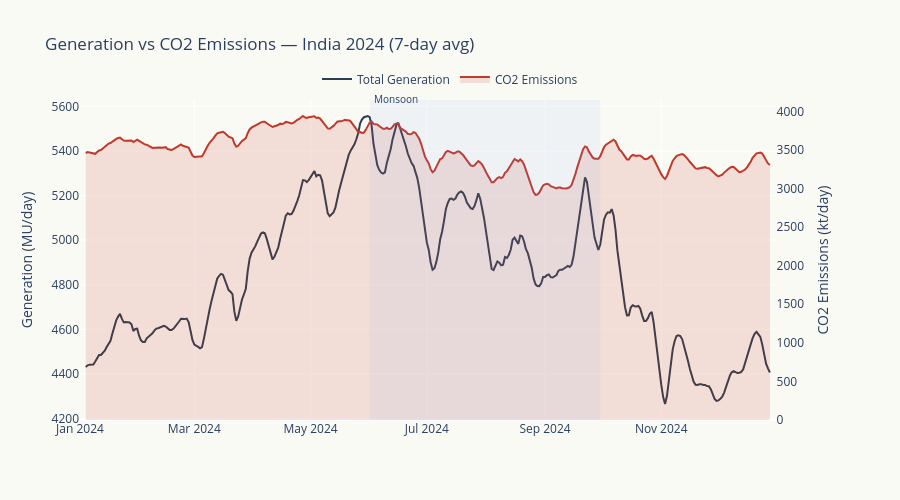

Notebook source saved alongside this figure:
### Code cell
# Dual-axis chart: Generation + CO2 Emissions
fig = make_subplots(specs=[[{"secondary_y": True}]])

smooth_total = df24.set_index('date')['total'].rolling(7, center=True).mean()
smooth_co2 = df24.set_index('date')['co2_total'].rolling(7, center=True).mean()

fig.add_trace(go.Scatter(
    x=smooth_total.index, y=smooth_total,
    name='Total Generation', mode='lines',
    line=dict(width=2, color='#2C3E50'),
    hovertemplate='Generation: %{y:.0f} MU<extra></extra>',
), secondary_y=False)

fig.add_trace(go.Scatter(
    x=smooth_co2.index, y=smooth_co2,
    name='CO2 Emissions', mode='lines',
    line=dict(width=2, color='#C0392B'),
    fill='tozeroy', fillcolor='rgba(192,57,43,0.15)',
    hovertemplate='CO2: %{y:.0f} kt/day<extra></extra>',
), secondary_y=True)

# Monsoon band
fig.add_shape(type='rect', x0=pd.Timestamp('2024-06-01'), x1=pd.Timestamp('2024-09-30'),
              y0=0, y1=1, yref='paper',
              fillcolor='rgba(100,149,237,0.08)', line_width=0)
fig.add_annotation(x=pd.Timestamp('2024-06-15'), y=1, yref='paper',
                   text='Monsoon', showarrow=False, font=dict(size=10), yshift=10)

fig.update_layout(
    title='Generation vs CO2 Emissions — India 2024 (7-day avg)',
    hovermode='x unified',
    plot_bgcolor='#FAFAF5', paper_bgcolor='#FAFAF5',
    height=500,
    legend=dict(orientation='h', yanchor='bottom', y=1.02, x=0.5, xanchor='center'),
)
fig.update_yaxes(title_text='Generation (MU/day)', secondary_y=False)
fig.update_yaxes(title_text='CO2 Emissions (kt/day)', secondary_y=True,
                 showgrid=False)
fig.show()

### Figure 1 — Plotly figure (JSON) as saved in the notebook; plotly's stock layout.template omitted (floating-point values rounded to 4 significant figures; data arrays with more than 128 entries replaced by an {"elided": "..."} marker saying what was removed)
{"data": [{"hovertemplate": "Generation: %{y:.0f} MU<extra></extra>", "line": {"color": "#2C3E50", "width": 2}, "mode": "lines", "name": "Total Generation", "type": "scatter", "x": {"elided": "366 str values"}, "xaxis": "x", "y": {"elided": "366 float values"}, "yaxis": "y"}, {"fill": "tozeroy", "fillcolor": "rgba(192,57,43,0.15)", "hovertemplate": "CO2: %{y:.0f} kt/day<extra></extra>", "line": {"color": "#C0392B", "width": 2}, "mode": "lines", "name": "CO2 Emissions", "type": "scatter", "x": {"elided": "366 str values"}, "xaxis": "x", "y": {"elided": "366 float values"}, "yaxis": "y2"}], "layout": {"annotations": [{"font": {"size": 10}, "showarrow": false, "text": "Monsoon", "x": "2024-06-15T00:00:00", "y": 1, "yref": "paper", "yshift": 10}], "height": 500, "hovermode": "x unified", "legend": {"orientation": "h", "x": 0.5, "xanchor": "center", "y": 1.02, "yanchor": "bottom"}, "paper_bgcolor": "#FAFAF5", "plot_bgcolor": "#FAFAF5", "shapes": [{"fillcolor": "rgba(100,149,237,0.08)", "line": {"width": 0}, "type": "rect", "x0": "2024-06-01T00:00:00", "x1": "2024-09-30T00:00:00", "y0": 0, "y1": 1, "yref": "paper"}], "title": {"text": "Generation vs CO2 Emissions — India 2024 (7-day avg)"}, "xaxis": {"anchor": "y", "domain": [0.0, 0.94]}, "yaxis": {"anchor": "x", "domain": [0.0, 1.0], "title": {"text": "Generation (MU/day)"}}, "yaxis2": {"anchor": "x", "overlaying": "y", "showgrid": false, "side": "right", "title": {"text": "CO2 Emissions (kt/day)"}}}}
